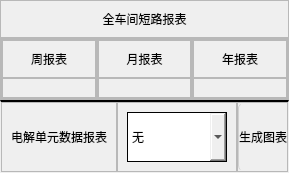
                            <widget class="QWidget" name="page_9">
                             <layout class="QVBoxLayout" name="verticalLayout_33">
                              <property name="spacing">
                               <number>0</number>
                              </property>
                              <property name="leftMargin">
                               <number>0</number>
                              </property>
                              <property name="topMargin">
                               <number>0</number>
                              </property>
                              <property name="rightMargin">
                               <number>0</number>
                              </property>
                              <property name="bottomMargin">
                               <number>0</number>
                              </property>
                              <item>
                               <widget class="QFrame" name="frame_136">
                                <property name="sizePolicy">
                                 <sizepolicy hsizetype="Preferred" vsizetype="Preferred">
                                  <horstretch>0</horstretch>
                                  <verstretch>1</verstretch>
                                 </sizepolicy>
                                </property>
                                <property name="styleSheet">
                                 <string notr="true">QPushButton{
	border:none;
	color: rgb(0, 0, 0);
	font: 24pt &quot;幼圆&quot;;
}
#frame_136{

border-bottom:2px solid rgb(222, 222, 222);
}
</string>
                                </property>
                                <property name="frameShape">
                                 <enum>QFrame::StyledPanel</enum>
                                </property>
                                <property name="frameShadow">
                                 <enum>QFrame::Raised</enum>
                                </property>
                                <layout class="QHBoxLayout" name="horizontalLayout_106">
                                 <item>
                                  <widget class="QPushButton" name="pushButton_38">
                                   <property name="sizePolicy">
                                    <sizepolicy hsizetype="Minimum" vsizetype="Expanding">
                                     <horstretch>0</horstretch>
                                     <verstretch>0</verstretch>
                                    </sizepolicy>
                                   </property>
                                   <property name="text">
                                    <string>全车间短路报表</string>
                                   </property>
                                  </widget>
                                 </item>
                                </layout>
                               </widget>
                              </item>
                              <item>
                               <widget class="QFrame" name="frame_137">
                                <property name="sizePolicy">
                                 <sizepolicy hsizetype="Preferred" vsizetype="Preferred">
                                  <horstretch>0</horstretch>
                                  <verstretch>7</verstretch>
                                 </sizepolicy>
                                </property>
                                <property name="styleSheet">
                                 <string notr="true"/>
                                </property>
                                <property name="frameShape">
                                 <enum>QFrame::StyledPanel</enum>
                                </property>
                                <property name="frameShadow">
                                 <enum>QFrame::Raised</enum>
                                </property>
                                <layout class="QHBoxLayout" name="horizontalLayout_107">
                                 <property name="spacing">
                                  <number>0</number>
                                 </property>
                                 <property name="leftMargin">
                                  <number>0</number>
                                 </property>
                                 <property name="topMargin">
                                  <number>0</number>
                                 </property>
                                 <property name="rightMargin">
                                  <number>0</number>
                                 </property>
                                 <property name="bottomMargin">
                                  <number>0</number>
                                 </property>
                                 <item>
                                  <widget class="QFrame" name="frame_weekDuanluChart">
                                   <property name="styleSheet">
                                    <string notr="true">#frame_weekDuanluChart
{

border-right:2px solid rgb(222, 222, 222);
}</string>
                                   </property>
                                   <property name="frameShape">
                                    <enum>QFrame::StyledPanel</enum>
                                   </property>
                                   <property name="frameShadow">
                                    <enum>QFrame::Raised</enum>
                                   </property>
                                   <layout class="QVBoxLayout" name="verticalLayout_41">
                                    <property name="spacing">
                                     <number>0</number>
                                    </property>
                                    <property name="leftMargin">
                                     <number>0</number>
                                    </property>
                                    <property name="topMargin">
                                     <number>0</number>
                                    </property>
                                    <property name="rightMargin">
                                     <number>0</number>
                                    </property>
                                    <property name="bottomMargin">
                                     <number>0</number>
                                    </property>
                                    <item>
                                     <widget class="QFrame" name="frame_138">
                                      <property name="sizePolicy">
                                       <sizepolicy hsizetype="Preferred" vsizetype="Preferred">
                                        <horstretch>0</horstretch>
                                        <verstretch>1</verstretch>
                                       </sizepolicy>
                                      </property>
                                      <property name="styleSheet">
                                       <string notr="true">QPushButton{
	border:none;
	color: rgb(0, 0, 0);
	font: 18pt &quot;幼圆&quot;;
}
</string>
                                      </property>
                                      <property name="frameShape">
                                       <enum>QFrame::StyledPanel</enum>
                                      </property>
                                      <property name="frameShadow">
                                       <enum>QFrame::Raised</enum>
                                      </property>
                                      <layout class="QHBoxLayout" name="horizontalLayout_108">
                                       <item>
                                        <widget class="QPushButton" name="pushButton_39">
                                         <property name="text">
                                          <string>周报表</string>
                                         </property>
                                        </widget>
                                       </item>
                                      </layout>
                                     </widget>
                                    </item>
                                    <item>
                                     <widget class="QFrame" name="frame_139">
                                      <property name="sizePolicy">
                                       <sizepolicy hsizetype="Preferred" vsizetype="Preferred">
                                        <horstretch>0</horstretch>
                                        <verstretch>5</verstretch>
                                       </sizepolicy>
                                      </property>
                                      <property name="frameShape">
                                       <enum>QFrame::StyledPanel</enum>
                                      </property>
                                      <property name="frameShadow">
                                       <enum>QFrame::Raised</enum>
                                      </property>
                                      <layout class="QHBoxLayout" name="horizontalLayout_92"/>
                                     </widget>
                                    </item>
                                   </layout>
                                  </widget>
                                 </item>
                                 <item>
                                  <widget class="QFrame" name="frame_mouthDuanluChart">
                                   <property name="styleSheet">
                                    <string notr="true">#frame_mouthDuanluChart
{

border-right:2px solid rgb(222, 222, 222);
}</string>
                                   </property>
                                   <property name="frameShape">
                                    <enum>QFrame::StyledPanel</enum>
                                   </property>
                                   <property name="frameShadow">
                                    <enum>QFrame::Raised</enum>
                                   </property>
                                   <layout class="QVBoxLayout" name="verticalLayout_42">
                                    <property name="spacing">
                                     <number>0</number>
                                    </property>
                                    <property name="leftMargin">
                                     <number>0</number>
                                    </property>
                                    <property name="topMargin">
                                     <number>0</number>
                                    </property>
                                    <property name="rightMargin">
                                     <number>0</number>
                                    </property>
                                    <property name="bottomMargin">
                                     <number>0</number>
                                    </property>
                                    <item>
                                     <widget class="QFrame" name="frame_140">
                                      <property name="sizePolicy">
                                       <sizepolicy hsizetype="Preferred" vsizetype="Preferred">
                                        <horstretch>0</horstretch>
                                        <verstretch>1</verstretch>
                                       </sizepolicy>
                                      </property>
                                      <property name="styleSheet">
                                       <string notr="true">QPushButton{
	border:none;
	color: rgb(0, 0, 0);
	font: 18pt &quot;幼圆&quot;;
}
</string>
                                      </property>
                                      <property name="frameShape">
                                       <enum>QFrame::StyledPanel</enum>
                                      </property>
                                      <property name="frameShadow">
                                       <enum>QFrame::Raised</enum>
                                      </property>
                                      <layout class="QHBoxLayout" name="horizontalLayout_109">
                                       <item>
                                        <widget class="QPushButton" name="pushButton_40">
                                         <property name="text">
                                          <string>月报表</string>
                                         </property>
                                        </widget>
                                       </item>
                                      </layout>
                                     </widget>
                                    </item>
                                    <item>
                                     <widget class="QFrame" name="frame_141">
                                      <property name="sizePolicy">
                                       <sizepolicy hsizetype="Preferred" vsizetype="Preferred">
                                        <horstretch>0</horstretch>
                                        <verstretch>5</verstretch>
                                       </sizepolicy>
                                      </property>
                                      <property name="frameShape">
                                       <enum>QFrame::StyledPanel</enum>
                                      </property>
                                      <property name="frameShadow">
                                       <enum>QFrame::Raised</enum>
                                      </property>
                                      <layout class="QHBoxLayout" name="horizontalLayout_91"/>
                                     </widget>
                                    </item>
                                   </layout>
                                  </widget>
                                 </item>
                                 <item>
                                  <widget class="QFrame" name="frame_yearDuanluChart">
                                   <property name="frameShape">
                                    <enum>QFrame::StyledPanel</enum>
                                   </property>
                                   <property name="frameShadow">
                                    <enum>QFrame::Raised</enum>
                                   </property>
                                   <layout class="QVBoxLayout" name="verticalLayout_43">
                                    <property name="spacing">
                                     <number>0</number>
                                    </property>
                                    <property name="leftMargin">
                                     <number>0</number>
                                    </property>
                                    <property name="topMargin">
                                     <number>0</number>
                                    </property>
                                    <property name="rightMargin">
                                     <number>0</number>
                                    </property>
                                    <property name="bottomMargin">
                                     <number>0</number>
                                    </property>
                                    <item>
                                     <widget class="QFrame" name="frame_142">
                                      <property name="sizePolicy">
                                       <sizepolicy hsizetype="Preferred" vsizetype="Preferred">
                                        <horstretch>0</horstretch>
                                        <verstretch>1</verstretch>
                                       </sizepolicy>
                                      </property>
                                      <property name="styleSheet">
                                       <string notr="true">QPushButton{
	border:none;
	color: rgb(0, 0, 0);
	font: 18pt &quot;幼圆&quot;;
}
</string>
                                      </property>
                                      <property name="frameShape">
                                       <enum>QFrame::StyledPanel</enum>
                                      </property>
                                      <property name="frameShadow">
                                       <enum>QFrame::Raised</enum>
                                      </property>
                                      <layout class="QHBoxLayout" name="horizontalLayout_110">
                                       <item>
                                        <widget class="QPushButton" name="pushButton_41">
                                         <property name="text">
                                          <string>年报表</string>
                                         </property>
                                        </widget>
                                       </item>
                                      </layout>
                                     </widget>
                                    </item>
                                    <item>
                                     <widget class="QFrame" name="frame_143">
                                      <property name="sizePolicy">
                                       <sizepolicy hsizetype="Preferred" vsizetype="Preferred">
                                        <horstretch>0</horstretch>
                                        <verstretch>5</verstretch>
                                       </sizepolicy>
                                      </property>
                                      <property name="frameShape">
                                       <enum>QFrame::StyledPanel</enum>
                                      </property>
                                      <property name="frameShadow">
                                       <enum>QFrame::Raised</enum>
                                      </property>
                                      <layout class="QHBoxLayout" name="horizontalLayout_111"/>
                                     </widget>
                                    </item>
                                   </layout>
                                  </widget>
                                 </item>
                                </layout>
                               </widget>
                              </item>
                              <item>
                               <widget class="QFrame" name="frame_132">
                                <property name="sizePolicy">
                                 <sizepolicy hsizetype="Preferred" vsizetype="Preferred">
                                  <horstretch>0</horstretch>
                                  <verstretch>2</verstretch>
                                 </sizepolicy>
                                </property>
                                <property name="styleSheet">
                                 <string notr="true">#frame_132{
border-top:2px solid black;
}</string>
                                </property>
                                <property name="frameShape">
                                 <enum>QFrame::StyledPanel</enum>
                                </property>
                                <property name="frameShadow">
                                 <enum>QFrame::Raised</enum>
                                </property>
                                <layout class="QHBoxLayout" name="horizontalLayout_102">
                                 <property name="spacing">
                                  <number>0</number>
                                 </property>
                                 <property name="leftMargin">
                                  <number>0</number>
                                 </property>
                                 <property name="topMargin">
                                  <number>0</number>
                                 </property>
                                 <property name="rightMargin">
                                  <number>0</number>
                                 </property>
                                 <property name="bottomMargin">
                                  <number>0</number>
                                 </property>
                                 <item>
                                  <widget class="QFrame" name="frame_133">
                                   <property name="sizePolicy">
                                    <sizepolicy hsizetype="Preferred" vsizetype="Preferred">
                                     <horstretch>2</horstretch>
                                     <verstretch>0</verstretch>
                                    </sizepolicy>
                                   </property>
                                   <property name="styleSheet">
                                    <string notr="true">QPushButton{
	border:none;
	color: rgb(0, 0, 0);
	font: 24pt &quot;幼圆&quot;;
}
</string>
                                   </property>
                                   <property name="frameShape">
                                    <enum>QFrame::StyledPanel</enum>
                                   </property>
                                   <property name="frameShadow">
                                    <enum>QFrame::Raised</enum>
                                   </property>
                                   <layout class="QHBoxLayout" name="horizontalLayout_103">
                                    <item>
                                     <widget class="QPushButton" name="pushButton_36">
                                      <property name="text">
                                       <string>电解单元数据报表</string>
                                      </property>
                                     </widget>
                                    </item>
                                   </layout>
                                  </widget>
                                 </item>
                                 <item>
                                  <widget class="QFrame" name="frame_134">
                                   <property name="sizePolicy">
                                    <sizepolicy hsizetype="Preferred" vsizetype="Preferred">
                                     <horstretch>1</horstretch>
                                     <verstretch>0</verstretch>
                                    </sizepolicy>
                                   </property>
                                   <property name="frameShape">
                                    <enum>QFrame::StyledPanel</enum>
                                   </property>
                                   <property name="frameShadow">
                                    <enum>QFrame::Raised</enum>
                                   </property>
                                   <layout class="QHBoxLayout" name="horizontalLayout_104">
                                    <item>
                                     <widget class="QComboBox" name="comboBox_4">
                                      <property name="sizePolicy">
                                       <sizepolicy hsizetype="Preferred" vsizetype="Fixed">
                                        <horstretch>0</horstretch>
                                        <verstretch>0</verstretch>
                                       </sizepolicy>
                                      </property>
                                      <property name="minimumSize">
                                       <size>
                                        <width>100</width>
                                        <height>50</height>
                                       </size>
                                      </property>
                                      <property name="styleSheet">
                                       <string notr="true">font: 18pt &quot;幼圆&quot;;border:1px solid black;</string>
                                      </property>
                                      <item>
                                       <property name="text">
                                        <string>无</string>
                                       </property>
                                      </item>
                                      <item>
                                       <property name="text">
                                        <string>单元一</string>
                                       </property>
                                      </item>
                                      <item>
                                       <property name="text">
                                        <string>单元二</string>
                                       </property>
                                      </item>
                                      <item>
                                       <property name="text">
                                        <string>单元三</string>
                                       </property>
                                      </item>
                                      <item>
                                       <property name="text">
                                        <string>单元四</string>
                                       </property>
                                      </item>
                                      <item>
                                       <property name="text">
                                        <string>单元五</string>
                                       </property>
                                      </item>
                                      <item>
                                       <property name="text">
                                        <string>单元六</string>
                                       </property>
                                      </item>
                                      <item>
                                       <property name="text">
                                        <string>单元七</string>
                                       </property>
                                      </item>
                                      <item>
                                       <property name="text">
                                        <string>单元八</string>
                                       </property>
                                      </item>
                                      <item>
                                       <property name="text">
                                        <string>单元九</string>
                                       </property>
                                      </item>
                                      <item>
                                       <property name="text">
                                        <string>单元十</string>
                                       </property>
                                      </item>
                                      <item>
                                       <property name="text">
                                        <string>单元十一</string>
                                       </property>
                                      </item>
                                      <item>
                                       <property name="text">
                                        <string>单元十二</string>
                                       </property>
                                      </item>
                                      <item>
                                       <property name="text">
                                        <string>单元十三</string>
                                       </property>
                                      </item>
                                      <item>
                                       <property name="text">
                                        <string>单元十四</string>
                                       </property>
                                      </item>
                                      <item>
                                       <property name="text">
                                        <string>单元十五</string>
                                       </property>
                                      </item>
                                      <item>
                                       <property name="text">
                                        <string>单元十六</string>
                                       </property>
                                      </item>
                                     </widget>
                                    </item>
                                   </layout>
                                  </widget>
                                 </item>
                                 <item>
                                  <widget class="QFrame" name="frame_135">
                                   <property name="sizePolicy">
                                    <sizepolicy hsizetype="Preferred" vsizetype="Preferred">
                                     <horstretch>2</horstretch>
                                     <verstretch>0</verstretch>
                                    </sizepolicy>
                                   </property>
                                   <property name="frameShape">
                                    <enum>QFrame::StyledPanel</enum>
                                   </property>
                                   <property name="frameShadow">
                                    <enum>QFrame::Raised</enum>
                                   </property>
                                   <layout class="QHBoxLayout" name="horizontalLayout_105">
                                    <property name="spacing">
                                     <number>0</number>
                                    </property>
                                    <property name="leftMargin">
                                     <number>0</number>
                                    </property>
                                    <property name="topMargin">
                                     <number>0</number>
                                    </property>
                                    <property name="rightMargin">
                                     <number>0</number>
                                    </property>
                                    <property name="bottomMargin">
                                     <number>0</number>
                                    </property>
                                    <item>
                                     <widget class="QPushButton" name="pushButton_37">
                                      <property name="sizePolicy">
                                       <sizepolicy hsizetype="Minimum" vsizetype="Minimum">
                                        <horstretch>0</horstretch>
                                        <verstretch>0</verstretch>
                                       </sizepolicy>
                                      </property>
                                      <property name="styleSheet">
                                       <string notr="true">QPushButton{
	border-left:1px solid rgb(209, 209, 209);;
	color: rgb(0, 0, 0);
	font: 24pt &quot;幼圆&quot;;
border-top-left-radius:5px;
border-top-right-radius:5px;
border-bottom-left-radius:5px;
border-bottom-right-radius:5px;
}
QPushButton:hover{
	
	background-color: rgb(209, 209, 209);
}</string>
                                      </property>
                                      <property name="text">
                                       <string>生成图表</string>
                                      </property>
                                     </widget>
                                    </item>
                                   </layout>
                                  </widget>
                                 </item>
                                </layout>
                               </widget>
                              </item>
                             </layout>
                            </widget>
